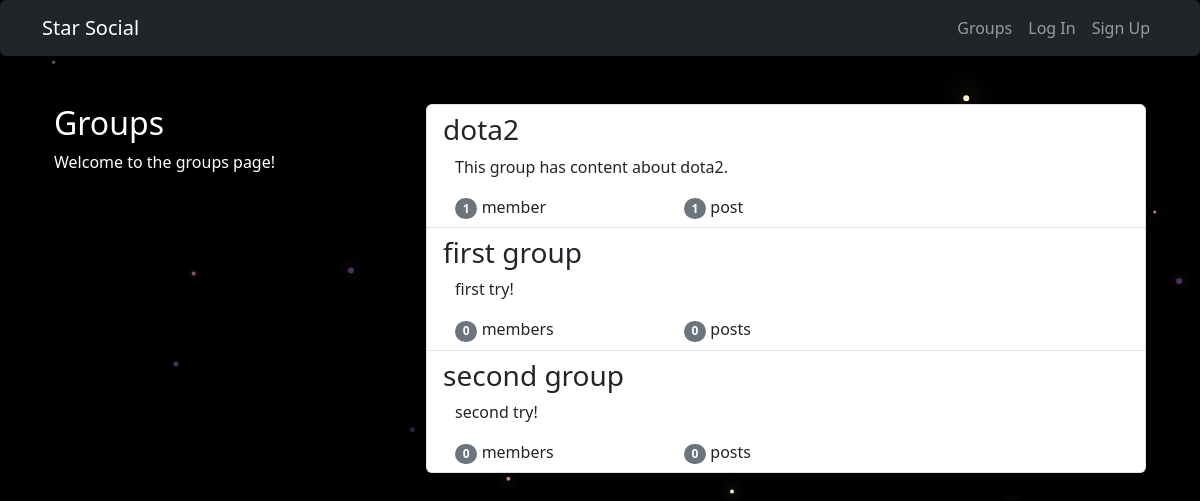
The app's page /groups/ with its own data.
### groups/models.py (models this page shows, shortened)
class Group(models.Model):
    name = models.CharField(max_length=255, unique=True)
    slug = models.SlugField(allow_unicode=True, unique=True)
    description = models.TextField(blank=True, default='')
    description_html = models.TextField(editable=False, default='', blank=True)
    members = models.ManyToManyField(User, through='GroupMember')
    class Meta:
        ordering = ['name']

### groups/views.py (the view)
# urls.py: path('', views.ListGroups.as_view(), name='all'),
class ListGroups(ListView):
    model = Group

### groups/templates/groups/group_list.html (shortened to what this page needs)
<!doctype html>
{% extends "groups/group_base.html" %}
{% block pregroup %}
    <div class="col-md-4">
        <div class="content">
            <h2>Groups</h2>
            <p>Welcome to the groups page!</p>
        </div>
    </div>
{% endblock %}
{% block group_content %}
    <div class="col-md-8">
        <div class="list-group">
            {% for group in object_list %}
                <a class="list-group-item list-group-item-action" href="{% url 'groups:single' slug=group.slug %}">
                    <h3 class="title list-group-item-heading">{{ group.name }}</h3>
                    <div class="list-group-item-text container-fluid">
                        {{ group.description_html|safe }}
                        <div class="row">
                            <div class="col-md-4">
                                <span class="badge rounded-pill bg-secondary">{{ group.members.count }}</span>
                                <span class="member-label">member{{ group.members.count|pluralize }}</span>
                            </div>
                            <div class="col-md-4">
                                <span class="badge rounded-pill bg-secondary">{{ group.posts.count }}</span>
                                <span class="post-label">post{{ group.posts.count|pluralize }}</span>
                            </div>
                        </div>
                    </div>
                </a>
            {% endfor %}
        </div>
    </div>
{% endblock %}

### groups/templates/groups/group_base.html (shortened to what this page needs)
<!DOCTYPE html>
{% extends 'base.html' %}
{% block content %}
    <div class="container">
        <div class="row">
            {% block pregroup %}
            {% endblock %}
            {% block group_content %}
            {% endblock %}
        </div>
    </div>
{% endblock %}

### templates/base.html (shortened to what this page needs)
<!DOCTYPE html>
{% load static %}
<html lang="en">
<head>
    <link href="https://cdn.jsdelivr.net/npm/bootstrap@5.3.2/dist/css/bootstrap.min.css" rel="stylesheet"
>
    <link rel="stylesheet" href="{% static 'simplesocial/css/master.css' %}">
</head>
<body>
<nav class="navbar navbar-expand-lg navbar-dark bg-dark rounded" id="navbar">
    <div class="container">
        <a class="navbar-brand" href="{% url 'home' %}">Star Social</a>
        <div class="collapse navbar-collapse justify-content-end" id="mynavbar">
            <ul class="navbar-nav">
                {% if user.is_authenticated %}
                    <li class="nav-item"><a class="nav-link" href="{% url 'posts:create' %}">Post</a></li>
                    <li class="nav-item"><a class="nav-link" href="{% url 'groups:all' %}">Groups</a></li>
                    <li class="nav-item"><a class="nav-link" href="{% url 'groups:create' %}">Create Group</a></li>
                    <li class="nav-item">
                        <form method="post" action="{% url 'logout' %}">
                            {% csrf_token %}
                            <button class="nav-link" type="submit">Logout</button>
                        </form>
                    </li>
                {% else %}
                    <li class="nav-item"><a class="nav-link" href="{% url 'groups:all' %}">Groups</a></li>
                    <li class="nav-item"><a class="nav-link" href="{% url 'accounts:login' %}">Log In</a></li>
                    <li class="nav-item"><a class="nav-link" href="{% url 'accounts:signup' %}">Sign Up</a></li>
                {% endif %}
            </ul>
        </div>
    </div>
</nav>
<div class="container mycontent py-5">
    {% block content %}
    {% endblock %}
</div>
</body>
</html>

### static/simplesocial/css/master.css (style rules this page uses)
body { margin: 0; overflow: hidden; background-color: black; color: white; }

### records on screen
Group: name "dota2", description_html "This group has content about dota2.", members.count "1", posts.count "1"
Group: name "first group", description_html "first try!", members.count "0", posts.count "0"
Group: name "second group", description_html "second try!", members.count "0", posts.count "0"
